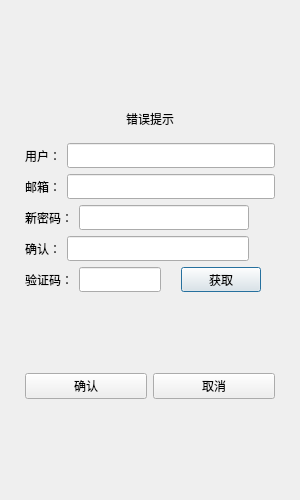
<?xml version="1.0" encoding="UTF-8"?>
<ui version="4.0">
 <class>ResetDialog</class>
 <widget class="QDialog" name="ResetDialog">
  <property name="geometry">
   <rect>
    <x>0</x>
    <y>0</y>
    <width>300</width>
    <height>500</height>
   </rect>
  </property>
  <property name="minimumSize">
   <size>
    <width>300</width>
    <height>500</height>
   </size>
  </property>
  <property name="maximumSize">
   <size>
    <width>300</width>
    <height>500</height>
   </size>
  </property>
  <property name="windowTitle">
   <string>Dialog</string>
  </property>
  <layout class="QVBoxLayout" name="verticalLayout">
   <item>
    <layout class="QHBoxLayout" name="horizontalLayout">
     <property name="leftMargin">
      <number>5</number>
     </property>
     <property name="topMargin">
      <number>5</number>
     </property>
     <property name="rightMargin">
      <number>5</number>
     </property>
     <property name="bottomMargin">
      <number>5</number>
     </property>
     <item>
      <widget class="QStackedWidget" name="stackedWidget">
       <property name="currentIndex">
        <number>0</number>
       </property>
       <widget class="QWidget" name="page">
        <layout class="QVBoxLayout" name="verticalLayout_2">
         <item>
          <spacer name="verticalSpacer">
           <property name="orientation">
            <enum>Qt::Orientation::Vertical</enum>
           </property>
           <property name="sizeHint" stdset="0">
            <size>
             <width>20</width>
             <height>40</height>
            </size>
           </property>
          </spacer>
         </item>
         <item>
          <widget class="QWidget" name="widget" native="true">
           <layout class="QVBoxLayout" name="verticalLayout_3">
            <item>
             <widget class="QLabel" name="err_tip">
              <property name="text">
               <string>错误提示</string>
              </property>
              <property name="alignment">
               <set>Qt::AlignmentFlag::AlignCenter</set>
              </property>
             </widget>
            </item>
           </layout>
          </widget>
         </item>
         <item>
          <layout class="QHBoxLayout" name="horizontalLayout_2">
           <item>
            <widget class="QLabel" name="user_label">
             <property name="minimumSize">
              <size>
               <width>0</width>
               <height>25</height>
              </size>
             </property>
             <property name="maximumSize">
              <size>
               <width>16777215</width>
               <height>25</height>
              </size>
             </property>
             <property name="text">
              <string>用户：</string>
             </property>
            </widget>
           </item>
           <item>
            <widget class="QLineEdit" name="user_edit">
             <property name="minimumSize">
              <size>
               <width>0</width>
               <height>25</height>
              </size>
             </property>
             <property name="maximumSize">
              <size>
               <width>16777215</width>
               <height>25</height>
              </size>
             </property>
            </widget>
           </item>
          </layout>
         </item>
         <item>
          <layout class="QHBoxLayout" name="horizontalLayout_3">
           <item>
            <widget class="QLabel" name="email_label">
             <property name="minimumSize">
              <size>
               <width>0</width>
               <height>25</height>
              </size>
             </property>
             <property name="maximumSize">
              <size>
               <width>16777215</width>
               <height>25</height>
              </size>
             </property>
             <property name="text">
              <string>邮箱：</string>
             </property>
            </widget>
           </item>
           <item>
            <widget class="QLineEdit" name="email_edit">
             <property name="minimumSize">
              <size>
               <width>0</width>
               <height>25</height>
              </size>
             </property>
             <property name="maximumSize">
              <size>
               <width>16777215</width>
               <height>25</height>
              </size>
             </property>
            </widget>
           </item>
          </layout>
         </item>
         <item>
          <layout class="QHBoxLayout" name="horizontalLayout_4">
           <item>
            <widget class="QLabel" name="passwd_label">
             <property name="minimumSize">
              <size>
               <width>0</width>
               <height>25</height>
              </size>
             </property>
             <property name="maximumSize">
              <size>
               <width>16777215</width>
               <height>25</height>
              </size>
             </property>
             <property name="text">
              <string>新密码：</string>
             </property>
            </widget>
           </item>
           <item>
            <widget class="QLineEdit" name="passwd_edit">
             <property name="minimumSize">
              <size>
               <width>0</width>
               <height>25</height>
              </size>
             </property>
             <property name="maximumSize">
              <size>
               <width>16777215</width>
               <height>25</height>
              </size>
             </property>
            </widget>
           </item>
           <item>
            <widget class="ClickedLabel" name="passwd_visible">
             <property name="minimumSize">
              <size>
               <width>20</width>
               <height>20</height>
              </size>
             </property>
             <property name="maximumSize">
              <size>
               <width>20</width>
               <height>20</height>
              </size>
             </property>
             <property name="text">
              <string/>
             </property>
            </widget>
           </item>
          </layout>
         </item>
         <item>
          <layout class="QHBoxLayout" name="horizontalLayout_5">
           <item>
            <widget class="QLabel" name="ack_label">
             <property name="minimumSize">
              <size>
               <width>0</width>
               <height>25</height>
              </size>
             </property>
             <property name="maximumSize">
              <size>
               <width>16777215</width>
               <height>25</height>
              </size>
             </property>
             <property name="text">
              <string>确认：</string>
             </property>
            </widget>
           </item>
           <item>
            <widget class="QLineEdit" name="ack_edit">
             <property name="minimumSize">
              <size>
               <width>0</width>
               <height>25</height>
              </size>
             </property>
             <property name="maximumSize">
              <size>
               <width>16777215</width>
               <height>255</height>
              </size>
             </property>
            </widget>
           </item>
           <item>
            <widget class="ClickedLabel" name="ack_visible">
             <property name="minimumSize">
              <size>
               <width>20</width>
               <height>20</height>
              </size>
             </property>
             <property name="maximumSize">
              <size>
               <width>20</width>
               <height>20</height>
              </size>
             </property>
             <property name="text">
              <string/>
             </property>
            </widget>
           </item>
          </layout>
         </item>
         <item>
          <layout class="QHBoxLayout" name="horizontalLayout_6">
           <item>
            <widget class="QLabel" name="verify_label">
             <property name="minimumSize">
              <size>
               <width>0</width>
               <height>25</height>
              </size>
             </property>
             <property name="maximumSize">
              <size>
               <width>16777215</width>
               <height>25</height>
              </size>
             </property>
             <property name="text">
              <string>验证码：</string>
             </property>
            </widget>
           </item>
           <item>
            <widget class="QLineEdit" name="verify_edit">
             <property name="minimumSize">
              <size>
               <width>0</width>
               <height>25</height>
              </size>
             </property>
             <property name="maximumSize">
              <size>
               <width>16777215</width>
               <height>25</height>
              </size>
             </property>
            </widget>
           </item>
           <item>
            <spacer name="horizontalSpacer">
             <property name="orientation">
              <enum>Qt::Orientation::Horizontal</enum>
             </property>
             <property name="sizeHint" stdset="0">
              <size>
               <width>40</width>
               <height>20</height>
              </size>
             </property>
            </spacer>
           </item>
           <item>
            <widget class="TimerBtn" name="get_code">
             <property name="minimumSize">
              <size>
               <width>80</width>
               <height>25</height>
              </size>
             </property>
             <property name="maximumSize">
              <size>
               <width>80</width>
               <height>25</height>
              </size>
             </property>
             <property name="text">
              <string>获取</string>
             </property>
            </widget>
           </item>
           <item>
            <spacer name="horizontalSpacer_2">
             <property name="orientation">
              <enum>Qt::Orientation::Horizontal</enum>
             </property>
             <property name="sizeHint" stdset="0">
              <size>
               <width>40</width>
               <height>20</height>
              </size>
             </property>
            </spacer>
           </item>
          </layout>
         </item>
         <item>
          <spacer name="verticalSpacer_2">
           <property name="orientation">
            <enum>Qt::Orientation::Vertical</enum>
           </property>
           <property name="sizeHint" stdset="0">
            <size>
             <width>20</width>
             <height>40</height>
            </size>
           </property>
          </spacer>
         </item>
         <item>
          <layout class="QHBoxLayout" name="horizontalLayout_7">
           <item>
            <widget class="QPushButton" name="sure_btn">
             <property name="text">
              <string>确认</string>
             </property>
            </widget>
           </item>
           <item>
            <widget class="QPushButton" name="cancel_btn">
             <property name="text">
              <string>取消</string>
             </property>
            </widget>
           </item>
          </layout>
         </item>
         <item>
          <spacer name="verticalSpacer_3">
           <property name="orientation">
            <enum>Qt::Orientation::Vertical</enum>
           </property>
           <property name="sizeHint" stdset="0">
            <size>
             <width>20</width>
             <height>40</height>
            </size>
           </property>
          </spacer>
         </item>
        </layout>
       </widget>
       <widget class="QWidget" name="successTipsPage">
        <layout class="QVBoxLayout" name="verticalLayout_4"/>
       </widget>
      </widget>
     </item>
    </layout>
   </item>
  </layout>
 </widget>
 <customwidgets>
  <customwidget>
   <class>ClickedLabel</class>
   <extends>QLabel</extends>
   <header>clickedlabel.h</header>
  </customwidget>
  <customwidget>
   <class>TimerBtn</class>
   <extends>QPushButton</extends>
   <header>timerbtn.h</header>
  </customwidget>
 </customwidgets>
 <resources/>
 <connections/>
</ui>
